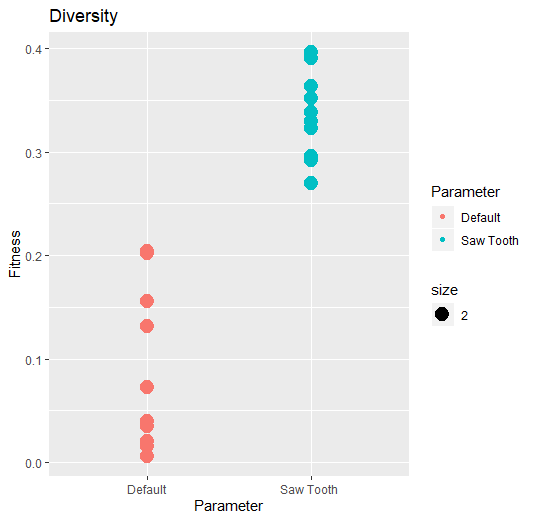

Write the R code that produced this figure.
library(ggplot2)

train = read.csv("D:/Uni Work/CI/Parameter Tuning/Diversity.csv")


ggplot(train,aes(x=Parameter, y=Fitness, colour=Parameter, size=2)) + geom_point() + ggtitle("Diversity") 
